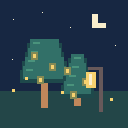

Here is the Python script that generated this plot:
#!/usr/bin/env python3
# SPDX-License-Identifier: CC0-1.0
"""Original Lantern Grove icon, drawn from primitive pixels; no source assets."""
from pathlib import Path
from PIL import Image, ImageDraw
im=Image.new('RGB',(128,128),(23,39,66));d=ImageDraw.Draw(im)
d.rectangle((0,91,127,127),fill=(35,70,72))
d.rectangle((92,14,105,27),fill=(249,238,204));d.rectangle((98,10,110,22),fill=(23,39,66))
for x,y in [(13,19),(42,12),(70,27),(115,45),(12,59)]:d.point((x,y),fill=(249,238,204))
for x,y,w,h in [(44,104,50,65),(77,102,34,48)]:
    d.rectangle((x-3,y-h//2,x+3,y+3),fill=(192,135,91))
    for n in range(4):
        ww=w-16+n*5;yy=y-h+n*9
        d.rectangle((x-ww//2,yy+4,x+ww//2,yy+16),fill=(30,73,75))
        d.rectangle((x-ww//2+3,yy,x+ww//2-3,yy+12),fill=(50,112,104))
        d.rectangle((x-ww//2+6,yy+3,x-ww//2+12,yy+4),fill=(74,147,124))
    for xx,yy in [(x-10,y-h+16),(x+8,y-h+27),(x-4,y-h+40)]:
        d.rectangle((xx-3,yy-3,xx+3,yy+4),fill=(131,137,85));d.rectangle((xx-1,yy-1,xx+1,yy+2),fill=(246,209,111))
d.rectangle((99,68,102,111),fill=(103,89,90));d.rectangle((88,67,102,69),fill=(103,89,90))
d.rectangle((86,72,95,87),fill=(246,209,111));d.rectangle((89,74,91,84),fill=(249,238,204))
for x,y in [(13,90),(26,78),(62,92),(111,99)]:d.rectangle((x-1,y-1,x+1,y+1),fill=(246,209,111))
im.save(Path(__file__).with_name('icon.png'))
